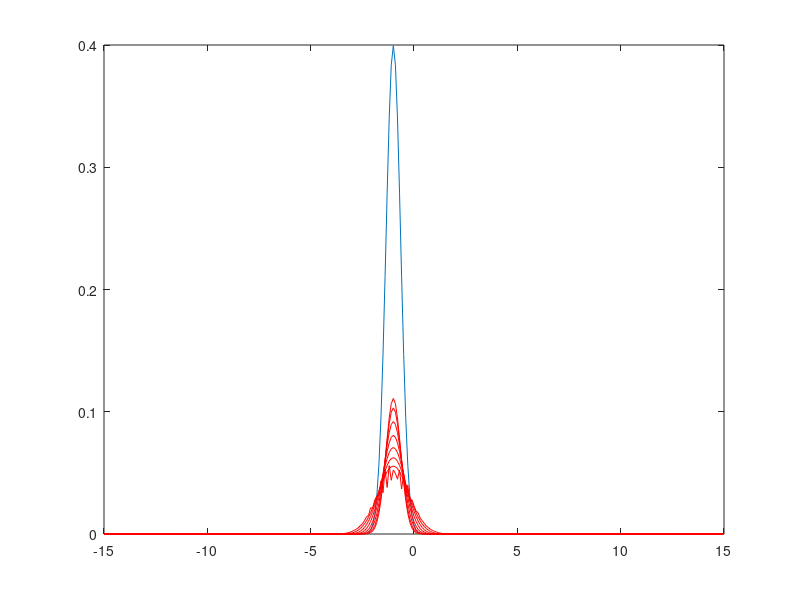

Source code (MATLAB):
% general variables
x_min = -15;
x_max = 15;
delta_x = 0.1;
x0 = -1;
sigma = 0.5;
delta_t = 0.01;
nb_steps = 24;

x_values = x_min: delta_x :x_max ;
x_values = x_values'; 
n = length(x_values);

% declaration of main matrices
laplacian = -1 / delta_x^2 * (-2*eye(n) + diag(ones(n-1,1),-1) + diag(ones(n-1,1), 1) );
V0 = zeros(n);

H = laplacian + V0;

psi = exp( - (x_values - x0).^2 / (2*sigma^2) );

plot(x_values, psi.^2 / norm(psi.^2));
hold on 

for i=1:nb_steps
    % Explicit Euler method
     psi = psi + delta_t * (-1j) * H * psi;
     psi = psi / norm(psi);

% % Implicit Euler method
% psi = inv (eye(n) + 1j * delta_t * H) * psi; 

%      % cranck nicholson
%      psi = inv(eye(n) + 1j * delta_t/2 * H) * (eye(n) - 1j * delta_t / 2 * H) * psi;  

     if mod(i,3) == 0
         plot(x_values, abs(psi).^2, 'r')
         hold on
     end
        
end
